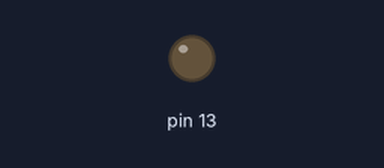
Recording of a sketch running on a simulated Arduino Uno, built with avr-gcc and run on an emulated ATmega328P. Shown: output pins drawn as LEDs (lit = HIGH). Random numbers use the default seed unless the sketch sets one.

Above: at 4.8 s.
At 6.9 s:
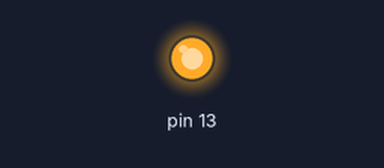
Timing chart, 0 to 8.4 s (numbered marks = the images above):
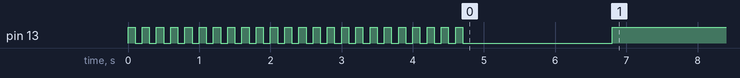

The sketch:

RandomNum_lab07.ino
```cpp
long randNumber;

void setup(){
  // if analog input pin 0 is unconnected, random analog
  // noise will cause the call to randomSeed() to generate
  // different seed numbers each time the sketch runs.
  // randomSeed() will then shuffle the random function.
  randomSeed(analogRead(0));
  pinMode(13, OUTPUT);
}

void loop() {
  // blink LED to signal "Get ready"
  for(int j=1; j<25;j++){
    digitalWrite(13, HIGH);   // turn the LED on (HIGH is the voltage level)
    delay(100);               // wait
    digitalWrite(13, LOW);    // turn the LED off by making the voltage LOW
    delay(100);               // wait
  }

  delay(2000);               // wait 2 sec to start
  digitalWrite(13, HIGH);   // turn the LED on while computing random number/summing

  // generate and sum 5e6 random numbers
  randNumber = random(1,300);
  for(int i = 1; i<5e6; i++){
    randNumber = randNumber + random(1,300);
  }

  digitalWrite(13, LOW);   // turn the LED on while computing random number/summing
  delay(2000);               // wait 2 sec to start

  // blink LED to signal the end
  for(int j=1; j<25;j++){
    digitalWrite(13, HIGH);   // turn the LED on (HIGH is the voltage level)
    delay(100);               // wait
    digitalWrite(13, LOW);    // turn the LED off by making the voltage LOW
    delay(100);               // wait
  }
  delay(1000000);  //wait a looong time (1000s) before looping again

}
```

Measured:
- by itself, pin 13: goes 23 × (HIGH 0.10 s, LOW 0.10 s), HIGH 0.10 s, LOW 2.1 s, then HIGH
